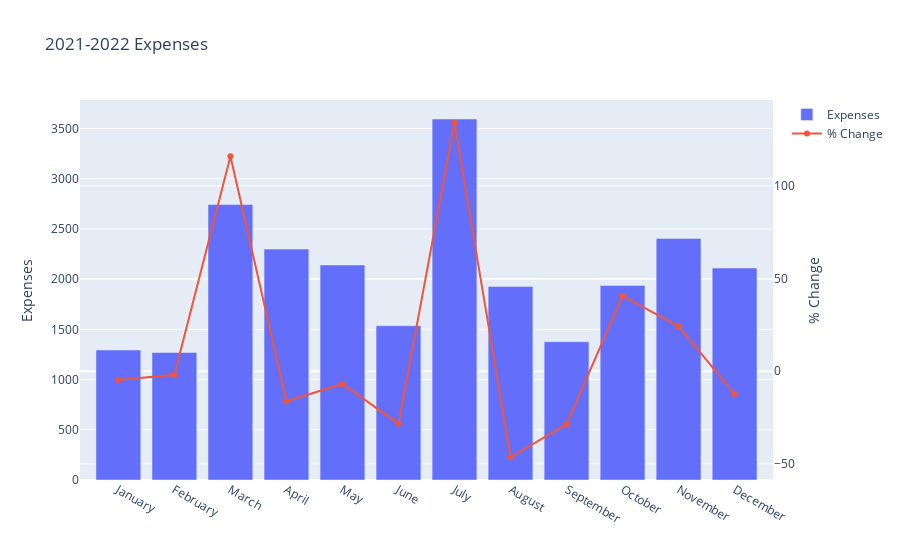

Notebook source saved alongside this figure:
### Code cell
# 2021-2022 Data
filter2021_2022 = result[result['Year'] == '2021-2022']
# Create the Plotly trace using the filtered DataFrame
trace1 = go.Bar(
    x=filter2021_2022.index,
    y=filter2021_2022['Grand Total'],
    name='Expenses'
)

# create trace for second y-axis
trace2 = go.Scatter(
    x=result.index,
    y=filter2021_2022['% Change'],
    name='% Change',
    yaxis='y2'
)

# define layout with two y-axes
layout = go.Layout(
    title='2021-2022 Expenses',
    yaxis=dict(
        title='Expenses'
    ),
    yaxis2=dict(
        title='% Change',
        overlaying='y',
        side='right'
    )
)

# create figure object
fig1 = go.Figure(data=[trace1, trace2], layout=layout)

# show the figure
fig1.show()
Expenses2021_2022 = json.dumps(fig1, cls=plotly.utils.PlotlyJSONEncoder)

### Figure 1 — Plotly figure (JSON) as saved in the notebook; plotly's stock layout.template omitted (floating-point values rounded to 4 significant figures)
{"data": [{"name": "Expenses", "type": "bar", "x": ["January", "February", "March", "April", "May", "June", "July", "August", "September", "October", "November", "December"], "y": [1295.0, 1270.0, 2743.0, 2299.0, 2142.0, 1536.0, 3595.0, 1927.0, 1377.0, 1937.0, 2405.0, 2111.0]}, {"name": "% Change", "type": "scatter", "x": ["January", "February", "March", "April", "May", "June", "July", "August", "September", "October", "November", "December", "January", "February", "March", "April", "May", "June", "July", "August", "September", "October", "November", "December", "January", "February", "March", "April", "May", "June", "July", "August", "September", "October", "November", "December"], "y": [-4.791, -1.924, 116.0, -16.17, -6.84, -28.29, 134.0, -46.4, -28.56, 40.68, 24.18, -12.23], "yaxis": "y2"}], "layout": {"title": {"text": "2021-2022 Expenses"}, "yaxis": {"title": {"text": "Expenses"}}, "yaxis2": {"overlaying": "y", "side": "right", "title": {"text": "% Change"}}}}
